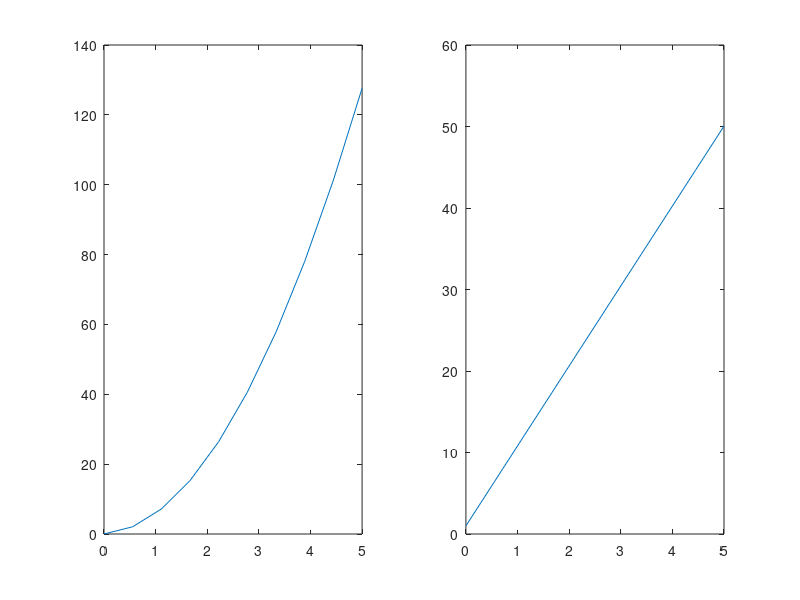

MATLAB code for this plot:
#solving ODEs
clear all
close all
clc

#second order  ODE

#function ODE_test= f(t)
# ODE_test
#endfunction

function ydot = f (y, t)
  F=9.81;
  m=1;
  ydot=zeros(2,1);
  ydot(1) = y(2);
  ydot(2)=F/m;

endfunction

y0 = [0;1];

y=lsode ("f", y0, (t = linspace(0,5,10)'));

subplot(1,2,1)
plot(t, y(:,1))
subplot(1,2,2)
plot(t, y(:,2))
